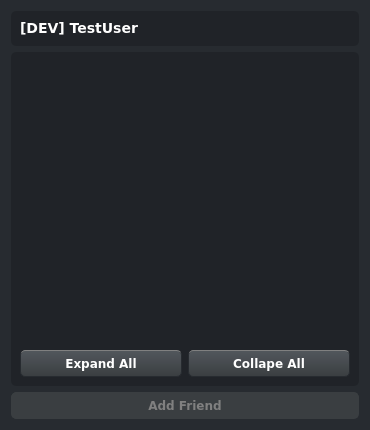
<?xml version="1.0" encoding="UTF-8"?>
<ui version="4.0">
 <class>Dialog</class>
 <widget class="QDialog" name="Dialog">
  <property name="geometry">
   <rect>
    <x>0</x>
    <y>0</y>
    <width>370</width>
    <height>430</height>
   </rect>
  </property>
  <property name="windowTitle">
   <string>Friendlist</string>
  </property>
  <property name="styleSheet">
   <string notr="true">QDialog {
	background-color: #272b30;
    color: lightgrey;
}

* {
	color: lightgrey;
   font-family: Verdana;
   border-radius: 5px;
}

QHeaderView::section {
    background: #272b30;
    border-radius: 5px;
    padding: 3px;
}

QPushButton {
	background-color: qlineargradient(spread:pad, x1:0, y1:0, x2:0, y2:1, stop:0 #52575c, stop:1 #3A3E41);
	color:#ffffff;
   font-weight: bold;
	padding:5px;
    border:1px solid #272b30;
    border-radius: 5px;
	border-top-color: grey;
}


QPushButton:disabled {
	background-color: #3a3e41;
	color: grey;
   border: 1px solid #3a3e41;;
}

QPushButton:hover {
	color: #3a3f44;
  background-color: #e6e6e6;
}

QFrame {
	background-color: #202328;
	alternate-background-color: #2e3236;
}

/* Scrollbars*/
QScrollBar {
	background-color: #272b30;
    border-radius: 5px;
}

QScrollBar::add-page:horizontal, QScrollBar::sub-page:horizontal {
   background: none;
}
</string>
  </property>
  <layout class="QVBoxLayout" name="verticalLayout_3" stretch="0,0,0">
   <item>
    <widget class="QFrame" name="frame_2">
     <property name="styleSheet">
      <string notr="true">QLabel {
	font-size: 14px;
	font-weight: bold;
   color: #fff;
}</string>
     </property>
     <property name="frameShape">
      <enum>QFrame::Panel</enum>
     </property>
     <property name="frameShadow">
      <enum>QFrame::Raised</enum>
     </property>
     <property name="lineWidth">
      <number>2</number>
     </property>
     <layout class="QVBoxLayout" name="verticalLayout_2">
      <item>
       <widget class="QLabel" name="labelUsername">
        <property name="text">
         <string>[DEV] TestUser</string>
        </property>
       </widget>
      </item>
     </layout>
    </widget>
   </item>
   <item>
    <widget class="QFrame" name="frame">
     <property name="frameShape">
      <enum>QFrame::Panel</enum>
     </property>
     <property name="frameShadow">
      <enum>QFrame::Raised</enum>
     </property>
     <property name="lineWidth">
      <number>2</number>
     </property>
     <layout class="QGridLayout" name="gridLayout">
      <item row="1" column="1">
       <widget class="QPushButton" name="pushButton_3">
        <property name="text">
         <string>Collape All</string>
        </property>
       </widget>
      </item>
      <item row="1" column="0">
       <widget class="QPushButton" name="pushButton_2">
        <property name="text">
         <string>Expand All</string>
        </property>
       </widget>
      </item>
      <item row="0" column="0" colspan="2">
       <widget class="QTreeView" name="friendlist">
        <property name="styleSheet">
         <string notr="true"> QTreeView::branch:has-children {
   border-image: none;
   image: url(res/client/folder.png);
 }</string>
        </property>
        <property name="editTriggers">
         <set>QAbstractItemView::NoEditTriggers</set>
        </property>
        <property name="showDropIndicator" stdset="0">
         <bool>false</bool>
        </property>
        <property name="dragDropMode">
         <enum>QAbstractItemView::NoDragDrop</enum>
        </property>
        <property name="selectionMode">
         <enum>QAbstractItemView::NoSelection</enum>
        </property>
        <property name="indentation">
         <number>10</number>
        </property>
        <property name="uniformRowHeights">
         <bool>true</bool>
        </property>
        <property name="sortingEnabled">
         <bool>true</bool>
        </property>
       </widget>
      </item>
     </layout>
    </widget>
   </item>
   <item>
    <widget class="QPushButton" name="pushButton">
     <property name="enabled">
      <bool>false</bool>
     </property>
     <property name="text">
      <string>Add Friend</string>
     </property>
    </widget>
   </item>
  </layout>
 </widget>
 <resources/>
 <connections>
  <connection>
   <sender>pushButton_2</sender>
   <signal>clicked()</signal>
   <receiver>friendlist</receiver>
   <slot>expandAll()</slot>
   <hints>
    <hint type="sourcelabel">
     <x>127</x>
     <y>366</y>
    </hint>
    <hint type="destinationlabel">
     <x>153</x>
     <y>277</y>
    </hint>
   </hints>
  </connection>
  <connection>
   <sender>pushButton_3</sender>
   <signal>clicked()</signal>
   <receiver>friendlist</receiver>
   <slot>collapseAll()</slot>
   <hints>
    <hint type="sourcelabel">
     <x>270</x>
     <y>364</y>
    </hint>
    <hint type="destinationlabel">
     <x>245</x>
     <y>224</y>
    </hint>
   </hints>
  </connection>
 </connections>
</ui>
